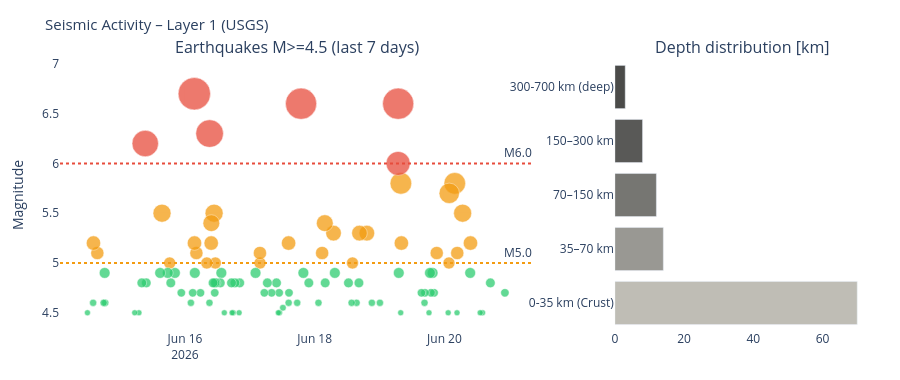

Write notebook code for a chart like this one.
### Markdown cell above
---
## 4. Visualizations

### Code cell
# ============================================================
# SEISMICS – Magnitude time series + depth distribution
# ============================================================

if df_seis is not None:
    fig = make_subplots(
        rows=1, cols=2,
        subplot_titles=['Earthquakes M>=4.5 (last 7 days)', 'Depth distribution [km]'],
        column_widths=[0.65, 0.35]
    )

    # Color scale by magnitude
    mag_colors = ['#2ecc71' if m < 5 else '#f39c12' if m < 6 else '#e74c3c'
                  for m in df_seis['mag']]
    sizes = [max(6, (m - 4) * 12) for m in df_seis['mag']]

    fig.add_trace(go.Scatter(
        x=df_seis['time'], y=df_seis['mag'],
        mode='markers',
        marker=dict(color=mag_colors, size=sizes, opacity=0.75,
                    line=dict(color='white', width=0.5)),
        text=df_seis['place'],
        hovertemplate='%{text}<br>M%{y:.1f}<br>%{x}<extra></extra>',
        name='Earthquakes'
    ), row=1, col=1)

    fig.add_hline(y=6.0, line_dash='dot', line_color='#e74c3c',
                  annotation_text='M6.0', row=1, col=1)
    fig.add_hline(y=5.0, line_dash='dot', line_color='#f39c12',
                  annotation_text='M5.0', row=1, col=1)

    # Depth distribution
    depth_bins = pd.cut(df_seis['depth'],
                        bins=[0, 35, 70, 150, 300, 700],
                        labels=['0-35 km\n(Crust)', '35–70 km',
                                '70–150 km', '150–300 km', '300-700 km\n(deep)'])
    depth_counts = depth_bins.value_counts().sort_index()
    depth_colors = ['#B4B2A9', '#888780', '#5F5E5A', '#3d3d3a', '#2C2C2A']

    fig.add_trace(go.Bar(
        x=depth_counts.values,
        y=depth_counts.index.astype(str),
        orientation='h',
        marker_color=depth_colors[:len(depth_counts)],
        opacity=0.85,
        name='Depth'
    ), row=1, col=2)

    fig.update_layout(
        title=dict(text='Seismic Activity – Layer 1 (USGS)', font=dict(size=15)),
        height=380, showlegend=False,
        plot_bgcolor='rgba(0,0,0,0)', paper_bgcolor='rgba(0,0,0,0)',
        margin=dict(l=60, r=30, t=60, b=50)
    )
    fig.update_yaxes(title_text='Magnitude', row=1, col=1)
    fig.show()
else:
    print('Seismic data unavailable.')

### Figure 1 — Plotly figure (JSON) as saved in the notebook; plotly's stock layout.template omitted (floating-point values rounded to 4 significant figures)
{"data": [{"hovertemplate": "%{text}<br>M%{y:.1f}<br>%{x}<extra></extra>", "marker": {"color": ["#2ecc71", "#2ecc71", "#2ecc71", "#2ecc71", "#f39c12", "#2ecc71", "#f39c12", "#f39c12", "#2ecc71", "#f39c12", "#f39c12", "#f39c12", "#2ecc71", "#f39c12", "#2ecc71", "#2ecc71", "#2ecc71", "#2ecc71", "#2ecc71", "#2ecc71", "#2ecc71", "#2ecc71", "#f39c12", "#f39c12", "#2ecc71", "#2ecc71", "#e74c3c", "#e74c3c", "#2ecc71", "#2ecc71", "#f39c12", "#f39c12", "#2ecc71", "#2ecc71", "#f39c12", "#2ecc71", "#2ecc71", "#2ecc71", "#f39c12", "#2ecc71", "#f39c12", "#f39c12", "#2ecc71", "#2ecc71", "#2ecc71", "#e74c3c", "#2ecc71", "#2ecc71", "#2ecc71", "#f39c12", "#2ecc71", "#2ecc71", "#2ecc71", "#2ecc71", "#2ecc71", "#2ecc71", "#2ecc71", "#2ecc71", "#f39c12", "#f39c12", "#2ecc71", "#2ecc71", "#2ecc71", "#2ecc71", "#2ecc71", "#2ecc71", "#2ecc71", "#2ecc71", "#2ecc71", "#2ecc71", "#2ecc71", "#f39c12", "#2ecc71", "#2ecc71", "#f39c12", "#2ecc71", "#f39c12", "#f39c12", "#e74c3c", "#2ecc71", "#f39c12", "#2ecc71", "#f39c12", "#2ecc71", "#f39c12", "#e74c3c", "#2ecc71", "#2ecc71", "#2ecc71", "#2ecc71", "#2ecc71", "#f39c12", "#2ecc71", "#f39c12", "#2ecc71", "#2ecc71", "#e74c3c", "#2ecc71", "#2ecc71", "#2ecc71", "#2ecc71", "#2ecc71", "#2ecc71", "#f39c12", "#f39c12", "#2ecc71", "#2ecc71"], "line": {"color": "white", "width": 0.5}, "opacity": 0.75, "size": [8.4, 9.6, 6, 6, 14.4, 10.8, 18.0, 13.2, 6, 21.6, 20.4, 12.0, 6, 13.2, 8.4, 10.8, 8.4, 10.8, 6, 8.4, 7.2, 8.4, 14.4, 21.6, 6, 10.8, 31.2, 24.0, 7.2, 7.2, 15.6, 15.6, 9.6, 7.2, 12.0, 7.2, 9.6, 10.8, 15.6, 9.6, 16.8, 13.2, 7.2, 9.6, 10.8, 31.2, 7.2, 8.4, 7.2, 14.4, 6.6, 6, 8.4, 6, 9.6, 8.4, 9.6, 8.4, 12.0, 13.2, 10.8, 9.6, 6, 9.6, 6, 6, 9.6, 6, 10.8, 9.6, 9.6, 12.0, 9.6, 8.4, 18.0, 9.6, 16.8, 14.4, 27.6, 7.2, 12.0, 8.4, 13.2, 10.8, 14.4, 32.4, 8.4, 7.2, 8.4, 10.8, 9.6, 12.0, 10.8, 18.0, 10.8, 9.6, 26.4, 9.6, 6, 6, 7.2, 10.8, 7.2, 13.2, 14.4, 7.2, 6]}, "mode": "markers", "name": "Earthquakes", "text": ["115 km SE of Severo-Kuril’sk, Russia", "172 km SW of Hihifo, Tonga", "13 km SSW of Balangonan, Philippines", "Izu Islands, Japan region", "10 km S of Kastrí, Greece", "20 km SE of Kastrí, Greece", "160 km NE of Georgetown, Saint Helena", "South Sandwich Islands region", "172 km E of Petropavlovsk-Kamchatsky, Russia", "140 km ESE of Petropavlovsk-Kamchatsky, Russia", "west of Macquarie Island", "102 km SSW of Pagar Alam, Indonesia", "60 km WNW of Abra Pampa, Argentina", "South Sandwich Islands region", "76 km W of Ollagüe, Chile", "127 km SSE of Itoman, Japan", "165 km SE of Kokopo, Papua New Guinea", "58 km SSW of Sarangani, Philippines", "20 km SE of Nyūzen, Japan", "149 km ENE of Miyako, Japan", "123 km NE of Finschhafen, Papua New Guinea", "Fiji region", "167 km ESE of Petropavlovsk-Kamchatsky, Russia", "171 km ESE of Petropavlovsk-Kamchatsky, Russia", "163 km E of Petropavlovsk-Kamchatsky, Russia", "169 km E of Petropavlovsk-Kamchatsky, Russia", "133 km ESE of Petropavlovsk-Kamchatsky, Russia", "156 km ESE of Petropavlovsk-Kamchatsky, Russia", "south of Panama", "286 km WNW of Houma, Tonga", "Izu Islands, Japan region", "63 km ESE of Bobon, Philippines", "54 km WSW of Balangonan, Philippines", "28 km ESE of Wāngjing, India", "211 km WSW of Adak, Alaska", "50 km ESE of Palu, Indonesia", "Fiji region", "12 km E of Venilale, Timor Leste", "1 km S of Kablalan, Philippines", "231 km ESE of Attu Station, Alaska", "central Mid-Atlantic Ridge", "central Mid-Atlantic Ridge", "33 km E of Boconó, Venezuela", "64 km ESE of Bobon, Philippines", "South Sandwich Islands region", "central Mid-Atlantic Ridge", "78 km W of Panguna, Papua New Guinea", "240 km ESE of Yamada, Japan", "102 km W of Isangel, Vanuatu", "258 km SSE of Dunhuang, China", "17 km SE of Pāhala, Hawaii", "18 km W of Sarangani, Philippines", "1 km SE of Villanueva, Colombia", "10 km NNE of Luklukan, Philippines", "26 km WSW of Ovalle, Chile", "31 km SW of Balangonan, Philippines", "261 km SSE of Dunhuang, China", "238 km SE of Hihifo, Tonga", "144 km SE of Pondaguitan, Philippines", "25 km SSE of Tambolaka, Indonesia", "267 km SSE of Dunhuang, China", "55 km WNW of Poso, Indonesia", "28 km ESE of Palu, Indonesia", "52 km WNW of Poso, Indonesia", "139 km ESE of Pondaguitan, Philippines", "97 km ENE of Miyako, Japan", "South Sandwich Islands region", "32 km W of Titahi Bay, New Zealand", "256 km SSE of Dunhuang, China", "65 km S of Kokopo, Papua New Guinea", "southeast central Pacific Ocean", "261 km SSE of Dunhuang, China", "52 km SE of Palu, Indonesia", "248 km SSE of Dunhuang, China", "4 km NW of Noda, Japan", "90 km WSW of Ternate, Indonesia", "277 km S of Dunhuang, China", "242 km SSE of Dunhuang, China", "260 km SSE of Dunhuang, China", "17 km SE of Viqueque, Timor Leste", "49 km ESE of Palu, Indonesia", "14 km SSW of Balangonan, Philippines", "49 km SE of Palu, Indonesia", "46 km ESE of Palu, Indonesia", "44 km ESE of Palu, Indonesia", "43 km ESE of Palu, Indonesia", "Izu Islands, Japan region", "Izu Islands, Japan region", "South Sandwich Islands region", "11 km W of Balangonan, Philippines", "southeast of the Loyalty Islands", "southeast of the Loyalty Islands", "98 km WNW of Mantua, Cuba", "5 km SSW of Pangyan, Philippines", "6 km WSW of Sarangani, Philippines", "Izu Islands, Japan region", "67 km ESE of Pondaguitan, Philippines", "northern Mid-Atlantic Ridge", "34 km NNE of Komodo, Indonesia", "123 km SE of Ollagüe, Chile", "69 km SSW of Tambolaka, Indonesia", "20 km SSW of Methóni, Greece", "17 km SSE of Jurm, Afghanistan", "27 km SE of Magdalena, Philippines", "53 km ENE of Hinatuan, Philippines", "66 km S of Sarangani, Philippines", "25 km SW of Balangonan, Philippines"], "type": "scatter", "x": ["2026-06-20T22:21:44.619", "2026-06-20T16:59:20.438", "2026-06-20T14:05:21.780", "2026-06-20T13:12:58.523", "2026-06-20T09:37:24.290", "2026-06-20T09:31:08.478", "2026-06-20T06:43:17.271", "2026-06-20T04:44:08.971", "2026-06-20T04:38:45.380", "2026-06-20T03:49:06.278", "2026-06-20T01:46:32.273", "2026-06-20T01:40:07.238", "2026-06-20T01:22:21.881", "2026-06-19T21:08:29.057", "2026-06-19T20:10:11.327", "2026-06-19T19:36:30.902", "2026-06-19T19:00:52.549", "2026-06-19T18:38:23.458", "2026-06-19T18:16:55.282", "2026-06-19T16:47:41.099", "2026-06-19T16:37:22.115", "2026-06-19T15:28:55.481", "2026-06-19T08:03:40.851", "2026-06-19T07:52:57.734", "2026-06-19T07:48:56.138", "2026-06-19T07:05:45.026", "2026-06-19T06:52:31.597", "2026-06-19T06:51:31.085", "2026-06-19T00:07:07.496", "2026-06-18T21:09:15.212", "2026-06-18T19:17:40.105", "2026-06-18T16:33:58.155", "2026-06-18T16:21:09.857", "2026-06-18T15:29:19.872", "2026-06-18T13:58:28.055", "2026-06-18T13:39:05.592", "2026-06-18T12:29:17.717", "2026-06-18T07:26:43.224", "2026-06-18T06:57:37.092", "2026-06-18T03:52:33.898", "2026-06-18T03:43:35.838", "2026-06-18T02:44:43.145", "2026-06-18T01:23:29.278", "2026-06-17T21:49:26.605", "2026-06-17T19:48:25.970", "2026-06-17T18:56:58.159", "2026-06-17T17:30:50.885", "2026-06-17T14:28:50.471", "2026-06-17T14:21:12.730", "2026-06-17T14:20:04.138", "2026-06-17T12:14:29.810", "2026-06-17T10:58:45.629", "2026-06-17T10:51:00.310", "2026-06-17T10:31:54.342", "2026-06-17T09:51:35.551", "2026-06-17T08:03:29.167", "2026-06-17T06:28:50.586", "2026-06-17T05:21:29.475", "2026-06-17T03:46:16.541", "2026-06-17T03:44:18.058", "2026-06-17T02:06:18.423", "2026-06-16T20:15:32.035", "2026-06-16T20:01:39.560", "2026-06-16T18:29:37.606", "2026-06-16T17:51:17.894", "2026-06-16T17:25:57.600", "2026-06-16T17:13:10.014", "2026-06-16T14:33:08.719", "2026-06-16T13:27:36.651", "2026-06-16T13:03:41.301", "2026-06-16T11:30:32.628", "2026-06-16T11:14:17.721", "2026-06-16T11:03:52.442", "2026-06-16T11:01:02.008", "2026-06-16T10:46:34.658", "2026-06-16T10:23:50.862", "2026-06-16T09:45:26.434", "2026-06-16T09:42:35.214", "2026-06-16T09:06:55.226", "2026-06-16T09:03:43.900", "2026-06-16T08:04:46.472", "2026-06-16T05:44:05.058", "2026-06-16T04:14:01.591", "2026-06-16T03:38:37.352", "2026-06-16T03:30:53.802", "2026-06-16T03:27:44.418", "2026-06-16T02:52:22.559", "2026-06-16T02:11:26.582", "2026-06-15T22:38:35.118", "2026-06-15T20:16:16.823", "2026-06-15T18:45:33.883", "2026-06-15T18:20:45.112", "2026-06-15T17:37:48.838", "2026-06-15T15:30:24.374", "2026-06-15T14:49:13.019", "2026-06-15T09:40:52.670", "2026-06-15T09:18:38.846", "2026-06-15T08:02:35.178", "2026-06-15T06:58:32.374", "2026-06-15T05:24:51.203", "2026-06-14T18:30:17.225", "2026-06-14T18:17:25.261", "2026-06-14T17:54:10.805", "2026-06-14T15:34:42.713", "2026-06-14T14:08:52.615", "2026-06-14T14:01:31.665", "2026-06-14T11:55:16.038"], "xaxis": "x", "y": [4.7, 4.8, 4.5, 4.5, 5.2, 4.9, 5.5, 5.1, 4.5, 5.8, 5.7, 5.0, 4.5, 5.1, 4.7, 4.9, 4.7, 4.9, 4.5, 4.7, 4.6, 4.7, 5.2, 5.8, 4.5, 4.9, 6.6, 6.0, 4.6, 4.6, 5.3, 5.3, 4.8, 4.6, 5.0, 4.6, 4.8, 4.9, 5.3, 4.8, 5.4, 5.1, 4.6, 4.8, 4.9, 6.6, 4.6, 4.7, 4.6, 5.2, 4.55, 4.5, 4.7, 4.5, 4.8, 4.7, 4.8, 4.7, 5.0, 5.1, 4.9, 4.8, 4.5, 4.8, 4.5, 4.5, 4.8, 4.5, 4.9, 4.8, 4.8, 5.0, 4.8, 4.7, 5.5, 4.8, 5.4, 5.2, 6.3, 4.6, 5.0, 4.7, 5.1, 4.9, 5.2, 6.7, 4.7, 4.6, 4.7, 4.9, 4.8, 5.0, 4.9, 5.5, 4.9, 4.8, 6.2, 4.8, 4.5, 4.5, 4.6, 4.9, 4.6, 5.1, 5.2, 4.6, 4.5], "yaxis": "y"}, {"marker": {"color": ["#B4B2A9", "#888780", "#5F5E5A", "#3d3d3a", "#2C2C2A"]}, "name": "Depth", "opacity": 0.85, "orientation": "h", "type": "bar", "x": [70, 14, 12, 8, 3], "xaxis": "x2", "y": ["0-35 km\n(Crust)", "35–70 km", "70–150 km", "150–300 km", "300-700 km\n(deep)"], "yaxis": "y2"}], "layout": {"annotations": [{"font": {"size": 16}, "showarrow": false, "text": "Earthquakes M>=4.5 (last 7 days)", "x": 0.2925, "xanchor": "center", "xref": "paper", "y": 1.0, "yanchor": "bottom", "yref": "paper"}, {"font": {"size": 16}, "showarrow": false, "text": "Depth distribution [km]", "x": 0.8425, "xanchor": "center", "xref": "paper", "y": 1.0, "yanchor": "bottom", "yref": "paper"}, {"showarrow": false, "text": "M6.0", "x": 1, "xanchor": "right", "xref": "x domain", "y": 6.0, "yanchor": "bottom", "yref": "y"}, {"showarrow": false, "text": "M5.0", "x": 1, "xanchor": "right", "xref": "x domain", "y": 5.0, "yanchor": "bottom", "yref": "y"}], "height": 380, "margin": {"b": 50, "l": 60, "r": 30, "t": 60}, "paper_bgcolor": "rgba(0,0,0,0)", "plot_bgcolor": "rgba(0,0,0,0)", "shapes": [{"line": {"color": "#e74c3c", "dash": "dot"}, "type": "line", "x0": 0, "x1": 1, "xref": "x domain", "y0": 6.0, "y1": 6.0, "yref": "y"}, {"line": {"color": "#f39c12", "dash": "dot"}, "type": "line", "x0": 0, "x1": 1, "xref": "x domain", "y0": 5.0, "y1": 5.0, "yref": "y"}], "showlegend": false, "title": {"font": {"size": 15}, "text": "Seismic Activity – Layer 1 (USGS)"}, "xaxis": {"anchor": "y", "domain": [0.0, 0.585]}, "xaxis2": {"anchor": "y2", "domain": [0.685, 1.0]}, "yaxis": {"anchor": "x", "domain": [0.0, 1.0], "title": {"text": "Magnitude"}}, "yaxis2": {"anchor": "x2", "domain": [0.0, 1.0]}}}
